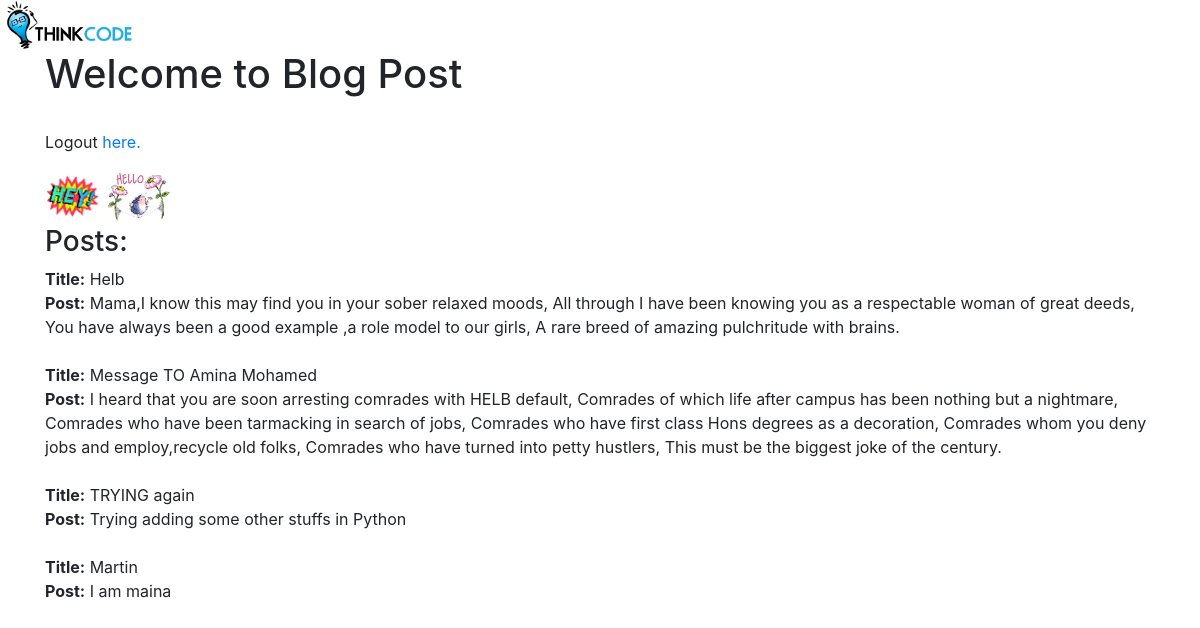
The page / (signed in) on the database its author committed.
### models.py (models this page shows, shortened)
class Blog(db.Model):
    __tablename__ = "posts"
    id = db.Column(db.Integer, primary_key=True)
    title = db.Column(db.String, nullable=False)
    description = db.Column(db.String, nullable=False)

### app.py (the view)
@app.route('/')
@login_required
def home():
    posts = db.session.query(Blog).all()
    return render_template('index.html', posts=posts)

### app.py (called while the page is built)
def login_required(f):
    @wraps(f)
    def wrap(*args, **kwargs):
        if 'logged_in' in session:
            return f(*args, **kwargs)
        else:
            flash("You need to login first.")
            return redirect(url_for('login'))
    return wrap

### templates/index.html (shortened to what this page needs)
{% extends 'layout.html' %}
    {% block body %}
        <div class = "container">
            <h1>Welcome to Blog Post</h1>
            <br>
            <p> Logout<a href="/logout"> here.</a></p>
            <img src="static/hey.png" height=55px; alt="Hey">
            <img src="static/hello.jpg" height=55px; alt="Hello">
           <h3>Posts:</h3>
           {% for post in posts %}
            <strong >Title:</strong> {{ post.title }} <br>
            <strong>Post:</strong> {{ post.description }}<br><br>
            {% endfor %}
    </div>
    {% endblock body %}

### templates/layout.html (shortened to what this page needs)
<!Doctype html5>
    <html>
        <head>
            <link rel="stylesheet" href="static/style.css" type="text/css" >
            <link rel="stylesheet" href="static/bootstrap.min.css" type="text/css">
        </head>
    <body>
    <img src="/static/images.png" height=50px; alt="Code Logo">
           {% block body %}
           {% endblock %}
    </body>
</html>

### static/style.css (style rules this page uses)
body { background-color: cornflowerblue; font-family: 'Courier New', Courier, monospace; }
.container img { text-align: center; }

### rows shown on the page
Blog: title "Helb", description "Mama,I know this may find you in your sober relaxed moods, All through I have been knowing you as a respectable woman of great deeds, You have always been a good example ,a role model to our girls, A rare breed of amazing pulchritude with brains."
Blog: title "Message TO Amina Mohamed", description "I heard that you are soon arresting comrades with HELB default, Comrades of which life after campus has been nothing but a nightmare, Comrades who have been tarmacking in search of jobs, Comrades who have first class Hons degrees as a decoration, Comrades whom you deny jobs and employ,recycle old folks, Comrades who have turned into petty hustlers, This must be the biggest joke of the century."
Blog: title "TRYING again", description "Trying adding some other stuffs in Python"
Blog: title "Martin", description "I am maina"
